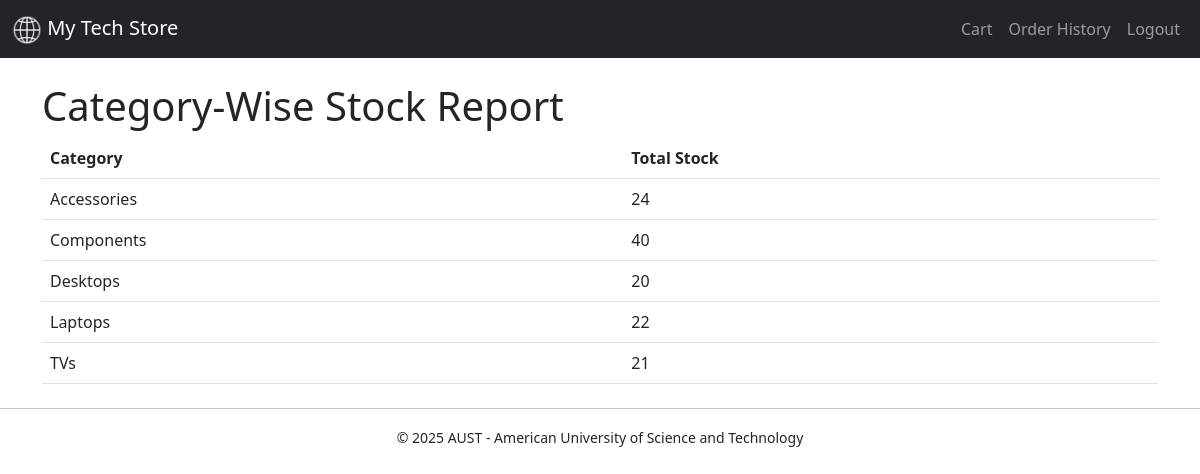
Page /reports/category_stock (signed in) on the committed database.
### tables this page shows
CREATE TABLE categories (
    category_id   INTEGER PRIMARY KEY AUTOINCREMENT,
    category_name TEXT NOT NULL
);

### app.py (the view)
@app.route('/reports/category_stock')
@login_required
def category_stock():
    conn = get_db_connection()
    rows = conn.execute('''
        SELECT c.category_name, SUM(s.quantity) AS total_stock
        FROM categories c
        JOIN products p ON c.category_id = p.category_id
        JOIN stock s ON p.product_id = s.product_id
        GROUP BY c.category_name
    ''').fetchall()
    conn.close()
    return render_template('category_stock.html', rows=rows)

### app.py (called while the page is built)
def get_db_connection():
    conn = sqlite3.connect(DATABASE)
    conn.row_factory = sqlite3.Row
    return conn

@login_manager.user_loader
def load_user(user_id):
    conn = get_db_connection()
    row = conn.execute("SELECT * FROM users WHERE user_id = ?", (user_id,)).fetchone()
    conn.close()
    if row:
        return User(row['user_id'], row['username'], row['role'])
    return None

### templates/category_stock.html
{% extends "base.html" %}
{% block content %}
<h1>Category-Wise Stock Report</h1>
<table class="table table-hover">
  <thead>
    <tr>
      <th>Category</th>
      <th>Total Stock</th>
    </tr>
  </thead>
  <tbody>
    {% for row in rows %}
      <tr>
        <td>{{ row.category_name }}</td>
        <td>{{ row.total_stock }}</td>
      </tr>
    {% endfor %}
  </tbody>
</table>
{% endblock %}

### rows in the picture
categories: category_name "Accessories", total_stock "24"
categories: category_name "Components", total_stock "40"
categories: category_name "Desktops", total_stock "20"
categories: category_name "Laptops", total_stock "22"
categories: category_name "TVs", total_stock "21"
